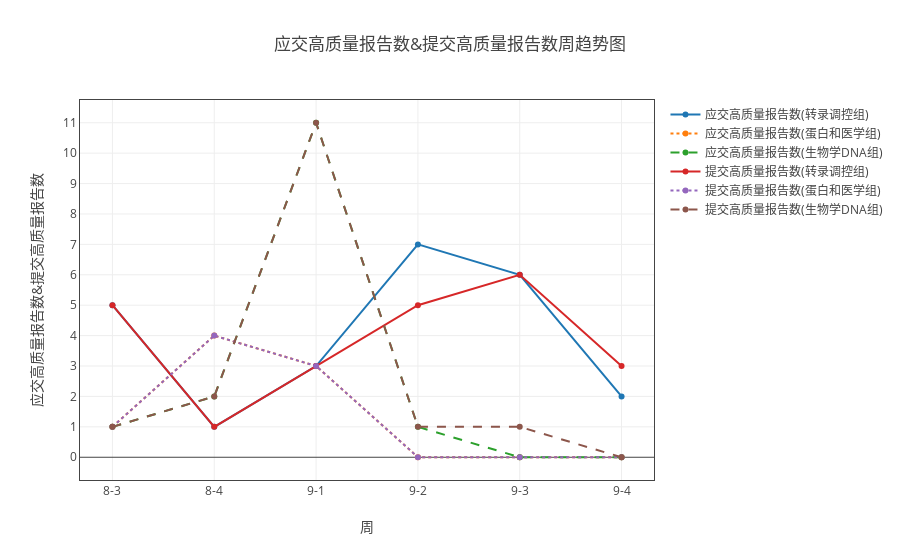

Notebook code for this chart:
### Markdown cell above
#### 应交高质量报告数和提交高质量报告数

### Code cell
ss=myModule.format(all_dict ,"日期" ,['应交高质量报告数', '提交高质量报告数'])
ss.add_group('组别')
tt = myModule.myPlot(ss.groupby('sum'))
tt.plot('line')

### Figure 1 — Plotly figure (JSON) as saved in the notebook; plotly's stock layout.template omitted (floating-point values rounded to 4 significant figures)
{"data": [{"line": {"dash": "solid"}, "name": "应交高质量报告数(转录调控组)", "type": "scatter", "uid": "4766c690-cb6f-11e8-a28b-509a4c0f1ffc", "x": ["8-3", "8-4", "9-1", "9-2", "9-3", "9-4"], "y": [5, 1, 3, 7, 6, 2]}, {"line": {"dash": "dot"}, "name": "应交高质量报告数(蛋白和医学组)", "type": "scatter", "uid": "4766c691-cb6f-11e8-ad32-509a4c0f1ffc", "x": ["8-3", "8-4", "9-1", "9-2", "9-3", "9-4"], "y": [1, 4, 3, 0, 0, 0]}, {"line": {"dash": "dash"}, "name": "应交高质量报告数(生物学DNA组)", "type": "scatter", "uid": "4766c692-cb6f-11e8-8cdb-509a4c0f1ffc", "x": ["8-3", "8-4", "9-1", "9-2", "9-3", "9-4"], "y": [1, 2, 11, 1, 0, 0]}, {"line": {"dash": "solid"}, "name": "提交高质量报告数(转录调控组)", "type": "scatter", "uid": "4766c693-cb6f-11e8-aec3-509a4c0f1ffc", "x": ["8-3", "8-4", "9-1", "9-2", "9-3", "9-4"], "y": [5, 1, 3, 5, 6, 3]}, {"line": {"dash": "dot"}, "name": "提交高质量报告数(蛋白和医学组)", "type": "scatter", "uid": "4766c694-cb6f-11e8-a3b2-509a4c0f1ffc", "x": ["8-3", "8-4", "9-1", "9-2", "9-3", "9-4"], "y": [1, 4, 3, 0, 0, 0]}, {"line": {"dash": "dash"}, "name": "提交高质量报告数(生物学DNA组)", "type": "scatter", "uid": "4766c695-cb6f-11e8-b2a8-509a4c0f1ffc", "x": ["8-3", "8-4", "9-1", "9-2", "9-3", "9-4"], "y": [1, 2, 11, 1, 1, 0]}], "layout": {"title": "应交高质量报告数&提交高质量报告数周趋势图", "xaxis": {"mirror": "all", "nticks": 20, "showgrid": true, "showline": true, "title": "周", "zeroline": true}, "yaxis": {"mirror": "all", "nticks": 20, "showgrid": true, "showline": true, "title": "应交高质量报告数&提交高质量报告数", "zeroline": true}}}
